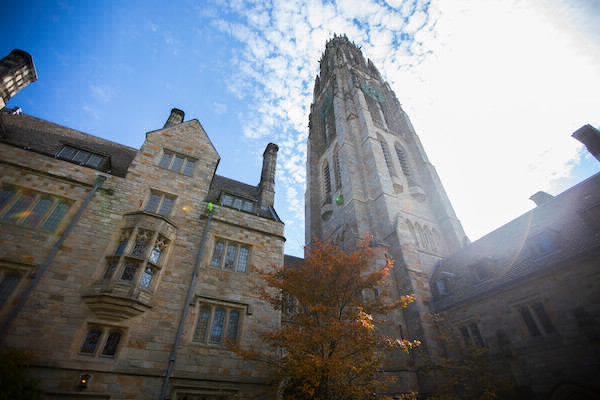
#> input picture Lecture6/tower.bmp, 600 x 400 px
$ python blur.py
#> lines starting #> are read from the running program, lines starting #| are printed output that depends on the picture
from PIL import Image, ImageFilter

before = Image.open("tower.bmp")
#> before is the input picture: PIL image 600x400 RGB; mean R, G, B 120.8, 127.6, 135.3
after = before.filter(ImageFilter.BLUR)
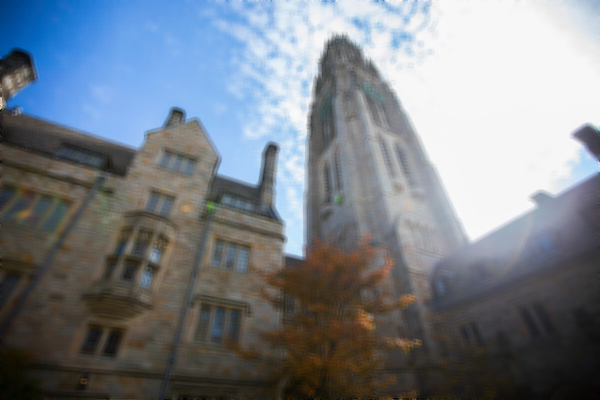
#> after: PIL image 600x400 RGB; mean R, G, B 120.8, 127.6, 135.4
after.save("out.bmp")
